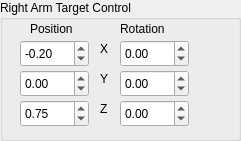
  <widget class="QGroupBox" name="groupBox_4">
   <property name="geometry">
    <rect>
     <x>880</x>
     <y>170</y>
     <width>241</width>
     <height>141</height>
    </rect>
   </property>
   <property name="title">
    <string>Right Arm Target Control</string>
   </property>
   <widget class="QLabel" name="label_24">
    <property name="geometry">
     <rect>
      <x>30</x>
      <y>20</y>
      <width>81</width>
      <height>17</height>
     </rect>
    </property>
    <property name="text">
     <string>Position</string>
    </property>
   </widget>
   <widget class="QDoubleSpinBox" name="RPX">
    <property name="geometry">
     <rect>
      <x>20</x>
      <y>40</y>
      <width>69</width>
      <height>27</height>
     </rect>
    </property>
    <property name="minimum">
     <double>-50.000000000000000</double>
    </property>
    <property name="maximum">
     <double>50.000000000000000</double>
    </property>
    <property name="singleStep">
     <double>0.010000000000000</double>
    </property>
    <property name="value">
     <double>-0.200000000000000</double>
    </property>
   </widget>
   <widget class="QLabel" name="label_25">
    <property name="geometry">
     <rect>
      <x>100</x>
      <y>40</y>
      <width>16</width>
      <height>17</height>
     </rect>
    </property>
    <property name="text">
     <string>X</string>
    </property>
   </widget>
   <widget class="QLabel" name="label_26">
    <property name="geometry">
     <rect>
      <x>100</x>
      <y>70</y>
      <width>21</width>
      <height>17</height>
     </rect>
    </property>
    <property name="text">
     <string>Y</string>
    </property>
   </widget>
   <widget class="QDoubleSpinBox" name="RPY">
    <property name="geometry">
     <rect>
      <x>20</x>
      <y>70</y>
      <width>69</width>
      <height>27</height>
     </rect>
    </property>
    <property name="minimum">
     <double>-50.000000000000000</double>
    </property>
    <property name="maximum">
     <double>50.000000000000000</double>
    </property>
    <property name="singleStep">
     <double>0.010000000000000</double>
    </property>
   </widget>
   <widget class="QLabel" name="label_27">
    <property name="geometry">
     <rect>
      <x>100</x>
      <y>100</y>
      <width>21</width>
      <height>17</height>
     </rect>
    </property>
    <property name="text">
     <string>Z</string>
    </property>
   </widget>
   <widget class="QDoubleSpinBox" name="RPZ">
    <property name="geometry">
     <rect>
      <x>20</x>
      <y>100</y>
      <width>69</width>
      <height>27</height>
     </rect>
    </property>
    <property name="singleStep">
     <double>0.010000000000000</double>
    </property>
    <property name="value">
     <double>0.750000000000000</double>
    </property>
   </widget>
   <widget class="QDoubleSpinBox" name="RRX">
    <property name="geometry">
     <rect>
      <x>120</x>
      <y>40</y>
      <width>69</width>
      <height>27</height>
     </rect>
    </property>
    <property name="minimum">
     <double>-3.140000000000000</double>
    </property>
    <property name="maximum">
     <double>3.140000000000000</double>
    </property>
    <property name="singleStep">
     <double>0.010000000000000</double>
    </property>
   </widget>
   <widget class="QDoubleSpinBox" name="RRY">
    <property name="geometry">
     <rect>
      <x>120</x>
      <y>70</y>
      <width>69</width>
      <height>27</height>
     </rect>
    </property>
    <property name="minimum">
     <double>-3.140000000000000</double>
    </property>
    <property name="maximum">
     <double>3.140000000000000</double>
    </property>
    <property name="singleStep">
     <double>0.010000000000000</double>
    </property>
   </widget>
   <widget class="QDoubleSpinBox" name="RRZ">
    <property name="geometry">
     <rect>
      <x>120</x>
      <y>100</y>
      <width>69</width>
      <height>27</height>
     </rect>
    </property>
    <property name="minimum">
     <double>-3.140000000000000</double>
    </property>
    <property name="maximum">
     <double>3.140000000000000</double>
    </property>
    <property name="singleStep">
     <double>0.010000000000000</double>
    </property>
   </widget>
   <widget class="QLabel" name="label_33">
    <property name="geometry">
     <rect>
      <x>120</x>
      <y>20</y>
      <width>81</width>
      <height>17</height>
     </rect>
    </property>
    <property name="text">
     <string>Rotation</string>
    </property>
   </widget>
  </widget>
